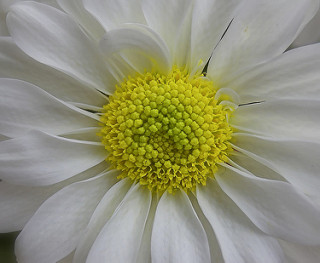
#> input picture data/bdimage/daisy/100080576_f52e8ee070_n.jpg, 320 x 263 px
$ python -i descriptors.py   (imports and definitions only)
#> lines starting #> are read from the running program, lines starting #| are printed output that depends on the picture
#> further down, picture is the input picture: PIL image 320x263 RGB; mean R, G, B 147.2, 147, 121.8
"""
Descripteurs classiques calculés sur la base Objects (bdimage).

Chaque descripteur retourne un histogramme L1-normalisé (somme = 1), donc
comparable avec la distance L1 (Manhattan) ou chi-carré. Combiner plusieurs
descripteurs = concaténer des sous-histogrammes pondérés : la somme pondérée
de distances L1 reste une distance.

Descripteurs implémentés :
  - color    : histogramme HSV 8×4×4 (128 bins), robuste à la luminosité
  - lbp      : histogramme LBP uniform P=8 R=1 (10 bins), texture
  - hog      : HOG agrégé en 2×2 cellules × 9 orientations (36 bins), forme
"""

from typing import Dict, Iterable, Optional, Tuple

import numpy as np
from PIL import Image
from skimage.color import rgb2hsv
from skimage.feature import hog, local_binary_pattern

from config import LBP_RADIUS, LBP_N_POINTS, LBP_BINS

# ---------------------------------------------------------------------------
# Spécifications
# ---------------------------------------------------------------------------

DESCRIPTORS: Dict[str, Dict] = {
    "color": {
        "label": "Couleur (HSV 8×4×4)",
        "dims": 128,
        "description": "Histogramme HSV 8 bins H × 4 bins S × 4 bins V, L1-normalisé.",
    },
    "lbp": {
        "label": f"LBP uniform P={LBP_N_POINTS} R={LBP_RADIUS}",
        "dims": LBP_BINS,
        "description": "Local Binary Pattern uniforme, histogramme 10 bins.",
    },
    "hog": {
        "label": "HOG 2×2 cellules × 9 orientations",
        "dims": 36,
        "description": "Histogram of Oriented Gradients agrégé puis L1-normalisé.",
    },
}

RESIZE_TO = (128, 128)   # Taille commune (rapide, suffisant pour l'histogramme)


def _as_rgb(img: Image.Image) -> np.ndarray:
    return np.asarray(img.convert("RGB").resize(RESIZE_TO), dtype=np.float32) / 255.0


def _l1_normalize(h: np.ndarray) -> np.ndarray:
    s = h.sum()
    return (h / s).astype(np.float32) if s > 0 else h.astype(np.float32)


# ---------------------------------------------------------------------------
# Descripteurs individuels
# ---------------------------------------------------------------------------

# [8 lines left out: function color_hist, not called in this run]


def lbp_hist(img: Image.Image, resize: Optional[Tuple[int, int]] = RESIZE_TO) -> np.ndarray:
    """
    Histogramme LBP uniforme L1-normalisé (LBP_BINS bins). Implémentation unique,
    aussi utilisée par feature_extractor (InceptionV3 + LBP) avec resize=None,
    c'est-à-dire en pleine résolution.
    """
#> called with resize = (128, 128)
    gray = img.convert("L")
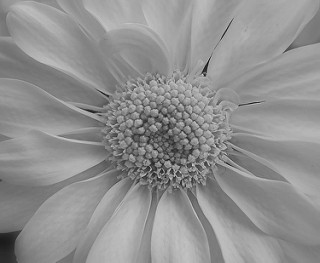
#> gray: PIL image 320x263 L; min 13, max 218, mean 144.2
    if resize is not None:
        gray = gray.resize(resize)
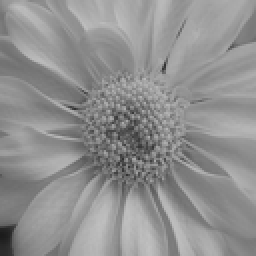
#> gray: PIL image 128x128 L (shown 2 times larger); min 27, max 192, mean 144.2
    gray = np.asarray(gray)
    lbp = local_binary_pattern(gray, LBP_N_POINTS, LBP_RADIUS, method="uniform")
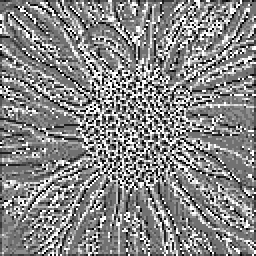
#> lbp: shape (128, 128) float64 (shown 2 times larger); min 0, max 9, mean 4.77; drawn with min black and max white
    hist, _ = np.histogram(
        lbp.ravel(),
        bins=LBP_BINS,
        range=(0, LBP_N_POINTS + 2),
    )
#> hist = [797, 1164, 788, 1766, 4048, 2362, 1150, 1178, 1282, 1849]
    return _l1_normalize(hist.astype(np.float32))
#> in _l1_normalize, `s = h.sum()`: s = 16384


# [11 lines left out: function hog_hist, not called in this run]


_FUNCS = {"color": color_hist, "lbp": lbp_hist, "hog": hog_hist}


# [24 lines left out: functions extract, combine, not called in this run]


def combined_dims(names: Iterable[str]) -> int:
    return sum(DESCRIPTORS[n]["dims"] for n in names)

>>> from PIL import Image
>>> picture = Image.open('../data/bdimage/daisy/100080576_f52e8ee070_n.jpg')
>>> result = lbp_hist(picture)
#> result = [0.0486, 0.071, 0.0481, 0.108, 0.247, 0.144, 0.0702, 0.0719, 0.0782, 0.113]

$ run again, on data/bdimage/daisy/10140303196_b88d3d6cec.jpg
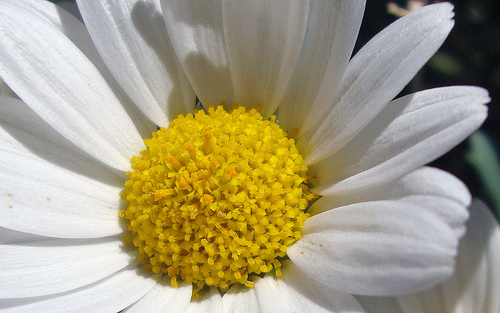
#> input picture data/bdimage/daisy/10140303196_b88d3d6cec.jpg, 500 x 313 px
#> picture is the input picture: PIL image 500x313 RGB; mean R, G, B 166.3, 158.1, 129.8
#> in lbp_hist, `gray = gray.resize(resize)`:
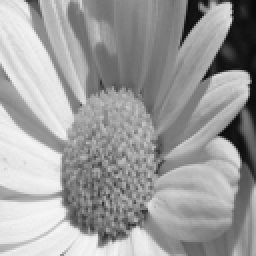
#> gray: PIL image 128x128 L (shown 2 times larger); min 7, max 246, mean 157.3
#> in lbp_hist, `lbp = local_binary_pattern(gray, LBP_N_POINTS, LBP_RADIUS, method="uni..`:
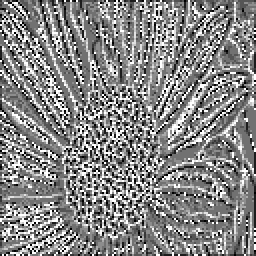
#> lbp: shape (128, 128) float64 (shown 2 times larger); min 0, max 9, mean 4.76; drawn with min black and max white
#> hist = [771, 1187, 765, 1873, 4193, 2212, 1033, 1149, 1283, 1918]
#> s = 16384
#> result = [0.0471, 0.0724, 0.0467, 0.114, 0.256, 0.135, 0.063, 0.0701, 0.0783, 0.117]
